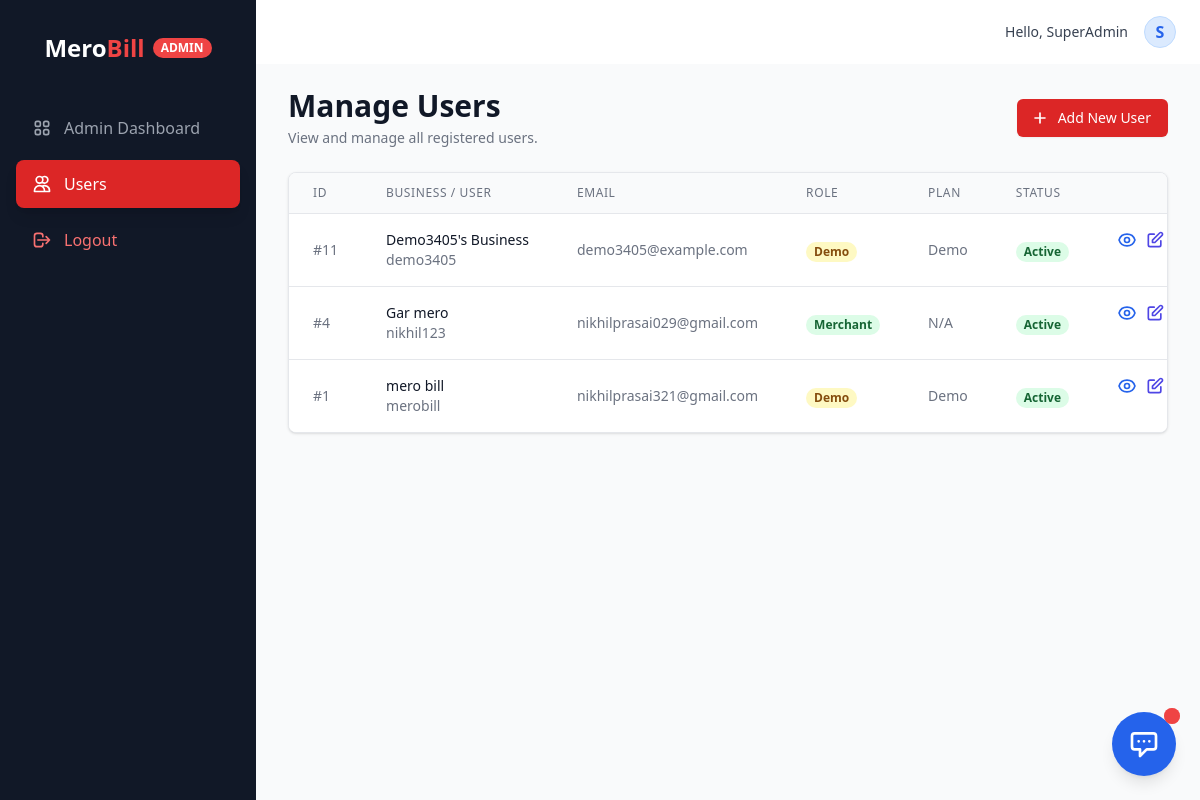
The page /admin/admin_users.php (signed in) on the database its author committed.
### tables this page shows
CREATE TABLE `users` (
  `id` int(11) NOT NULL,
  `username` varchar(50) NOT NULL,
  `email` varchar(100) NOT NULL,
  `password_hash` varchar(255) NOT NULL,
  `role` enum('admin','merchant','demo') NOT NULL DEFAULT 'demo',
  `plan_id` int(11) DEFAULT NULL,
  `business_name` varchar(100) DEFAULT NULL,
  `phone` varchar(20) DEFAULT NULL,
  `address` text DEFAULT NULL,
  `is_active` tinyint(1) DEFAULT 1,
  `plan_expires_at` datetime DEFAULT NULL,
  `created_at` datetime DEFAULT current_timestamp()
);

CREATE TABLE `plans` (
  `id` int(11) NOT NULL,
  `name` varchar(50) NOT NULL,
  `price` decimal(10,2) NOT NULL DEFAULT 0.00,
  `duration_days` int(11) NOT NULL DEFAULT 30,
  `max_users` int(11) DEFAULT 1,
  `max_products` int(11) DEFAULT 100,
  `max_invoices` int(11) DEFAULT 100,
  `created_at` datetime DEFAULT current_timestamp()
);

### admin/admin_users.php (the view, shortened to what this page needs)
<?php
require_once '../includes/db.php';
$sql = "SELECT u.*, p.name as plan_name
        FROM users u
        LEFT JOIN plans p ON u.plan_id = p.id
        WHERE u.role != 'admin'
        ORDER BY u.created_at DESC";
$users = $pdo->query($sql)->fetchAll();
include '../includes/header.php';
include '../includes/navbar.php';
?>
<div class="animate-fade-in" x-data="{
    showAddModal: false,
    showDeleteModal: false,
    showStatusModal: false,
    deleteUserId: null,
    statusUserId: null,
    statusAction: '',
    confirmDelete(id) {
        this.deleteUserId = id;
        this.showDeleteModal = true;
    },
    confirmStatus(id, action) {
        this.statusUserId = id;
        this.statusAction = action;
        this.showStatusModal = true;
    }
 }">
    <div class="mb-6 flex flex-col sm:flex-row sm:items-center sm:justify-between">
        <div>
             <h1 class="text-3xl font-bold text-gray-900">Manage Users</h1>
             <p class="mt-1 text-sm text-gray-500">View and manage all registered users.</p>
        </div>
        <div class="mt-4 sm:mt-0">
            <button @click="showAddModal = true" class="inline-flex items-center px-4 py-2 border border-transparent rounded-md shadow-sm text-sm font-medium text-white bg-red-600 hover:bg-red-700 focus:outline-none focus:ring-2 focus:ring-offset-2 focus:ring-red-500">
                <svg class="-ml-1 mr-2 h-5 w-5" fill="none" stroke="currentColor" viewBox="0 0 24 24"><path stroke-linecap="round" stroke-linejoin="round" stroke-width="2" d="M12 6v6m0 0v6m0-6h6m-6 0H6"></path></svg>
                Add New User
            </button>
        </div>
    </div>
    <div class="bg-white shadow overflow-hidden sm:rounded-lg border border-gray-200">
        <div class="overflow-x-auto">
            <table class="min-w-full divide-y divide-gray-200">
                <thead class="bg-gray-50">
                    <tr>
                        <th scope="col" class="px-6 py-3 text-left text-xs font-medium text-gray-500 uppercase tracking-wider">ID</th>
                        <th scope="col" class="px-6 py-3 text-left text-xs font-medium text-gray-500 uppercase tracking-wider">Business / User</th>
                        <th scope="col" class="px-6 py-3 text-left text-xs font-medium text-gray-500 uppercase tracking-wider">Email</th>
                        <th scope="col" class="px-6 py-3 text-left text-xs font-medium text-gray-500 uppercase tracking-wider">Role</th>
                        <th scope="col" class="px-6 py-3 text-left text-xs font-medium text-gray-500 uppercase tracking-wider">Plan</th>
                        <th scope="col" class="px-6 py-3 text-left text-xs font-medium text-gray-500 uppercase tracking-wider">Status</th>
                        <th scope="col" class="px-6 py-3 text-right text-xs font-medium text-gray-500 uppercase tracking-wider">Actions</th>
                    </tr>
                </thead>
                <tbody class="bg-white divide-y divide-gray-200">
                    <?php foreach ($users as $user): ?>
                    <tr class="hover:bg-gray-50 transition-colors">
                        <td class="px-6 py-4 whitespace-nowrap text-sm text-gray-500">
                            #<?php echo $user['id']; ?>
                        </td>
                        <td class="px-6 py-4 whitespace-nowrap">
                            <div class="text-sm font-medium text-gray-900"><?php echo htmlspecialchars($user['business_name']); ?></div>
                            <div class="text-sm text-gray-500"><?php echo htmlspecialchars($user['username']); ?></div>
                        </td>
                        <td class="px-6 py-4 whitespace-nowrap text-sm text-gray-500">
                            <?php echo htmlspecialchars($user['email']); ?>
                        </td>
                        <td class="px-6 py-4 whitespace-nowrap">
                            <span class="px-2 inline-flex text-xs leading-5 font-semibold rounded-full
                                <?php echo $user['role'] === 'merchant' ? 'bg-green-100 text-green-800' : 'bg-yellow-100 text-yellow-800'; ?>">
                                <?php echo ucfirst($user['role']); ?>
                            </span>
                        </td>
                        <td class="px-6 py-4 whitespace-nowrap text-sm text-gray-500">
                             <?php echo htmlspecialchars($user['plan_name'] ?: 'N/A'); ?>
                        </td>
                        <td class="px-6 py-4 whitespace-nowrap">
                             <?php if ($user['is_active']): ?>
                                <span class="px-2 inline-flex text-xs leading-5 font-semibold rounded-full bg-green-100 text-green-800">
                                    Active
                                </span>
                            <?php else: ?>
                                <span class="px-2 inline-flex text-xs leading-5 font-semibold rounded-full bg-red-100 text-red-800">
                                    Inactive
                                </span>
                            <?php endif; ?>
                        </td>
                        <td class="px-6 py-4 whitespace-nowrap text-right text-sm font-medium flex justify-end gap-2 items-center">
                                    <div class="flex items-center space-x-2">
                                        <a href="admin_merchant_view.php?id=<?php echo $user['id']; ?>" class="text-blue-600 hover:text-blue-900" title="View Details">
                                        </a>
                                        <a href="admin_user_edit.php?id=<?php echo $user['id']; ?>" class="text-indigo-600 hover:text-indigo-900" title="Edit User">
                                            <svg class="h-5 w-5" fill="none" viewBox="0 0 24 24" stroke="currentColor">
                                                <path stroke-linecap="round" stroke-linejoin="round" stroke-width="2" d="M11 5H6a2 2 0 00-2 2v11a2 2 0 002 2h11a2 2 0 002-2v-5m-1.414-9.414a2 2 0 112.828 2.828L11.828 15H9v-2.828l8.586-8.586z" />
                                            </svg>
                                        </a>
                                    </div>
                        </td>
                    </tr>
                    <?php endforeach; ?>
                </tbody>
            </table>
        </div>
    </div>
</div>
<?php include '../includes/footer.php'; ?>

### assets/css/styles.css (style rules this page uses)
.animate-fade-in { animation: fadeIn 0.5s ease-out forwards; }

### rows shown on the page
users: id "11", business_name "Demo3405's Business", username "demo3405", email "demo3405@example.com", role "Demo", plan.name "Demo", is_active "Active"
users: id "4", business_name "Gar mero", username "nikhil123", email "nikhilprasai029@gmail.com", role "Merchant", plan_name "N/A", is_active "Active"
users: id "1", business_name "mero bill", username "merobill", email "nikhilprasai321@gmail.com", role "Demo", plan.name "Demo", is_active "Active"

### other values the page prints
$user_name "SuperAdmin"
substr($user_name, 0, 1) "S"
